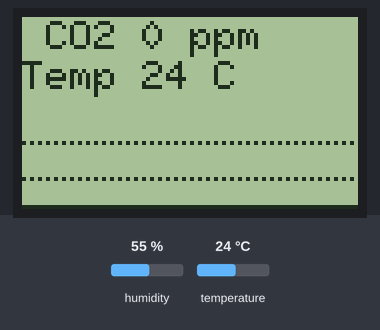
Recording of a sketch running on a simulated ESP32. Shown: 84×48 one-colour display. Inputs (shaded band) come from the test bench; at power-on: temperature 24 °C, humidity 55 %. What the sketch prints to the serial monitor is not drawn.

Above: at 7.6 s.
7.7 s: temperature set to 12 °C
At 10.3 s:
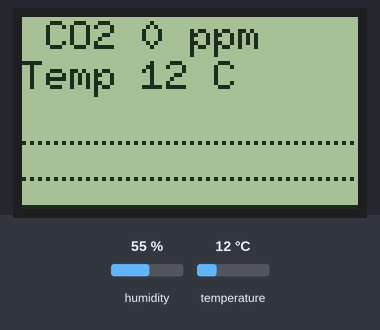
10.7 s: temperature set to 19 °C
At 11.9 s:
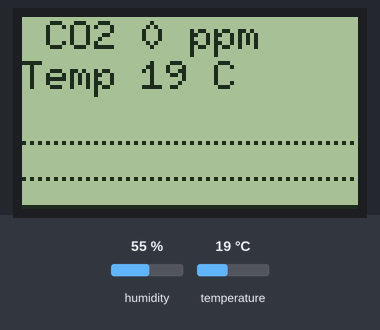
13.7 s: temperature set to 28 °C
At 16.2 s:
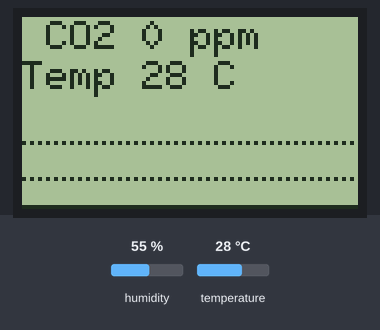
Timing chart, 0 to 17.7 s (numbered marks = the images above; inputs shaded):
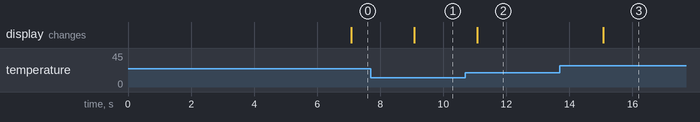

Measured:
- after the input at 7.7 s, the display: changes after 1.4 s (image 1)
- after the input at 10.7 s, the display: changes after 0.38 s (image 2)
- after the input at 13.7 s, the display: changes after 1.4 s (image 3)

The sketch:

esp32-mh-z19b-lcd-5110-with-timer-sketch.ino
```cpp
// (licence header left out)
#include <HardwareSerial.h>
#include <dht.h> //Used this library (download, zip, install to Arduino): https://github.com/RobTillaart/Arduino/tree/master/libraries/DHTstable

#include <Arduino.h>
#include <U8g2lib.h>

#ifdef U8X8_HAVE_HW_SPI
#include <SPI.h>
#endif
#ifdef U8X8_HAVE_HW_I2C
#include <Wire.h>
#endif

//pins description are above
U8G2_PCD8544_84X48_F_4W_SW_SPI display(U8G2_R0, /* clock=*/ 14, /* data=*/ 13, /* cs=*/ 15, /* dc=*/ 27, /* reset=*/ 26);  // Nokia 5110 Display
//put another display from this file: https://github.com/olikraus/u8g2/blob/master/tools/inoupdate/frame_buffer.ino
const byte DISPLAY_WIDTH = 84;
const byte DISPLAY_HEIGHT = 48;

HardwareSerial co2SensorSerial(1); // Serial #1

// CO2 sensor data structures:
byte cmd[9] = {0xFF,0x01,0x86,0x00,0x00,0x00,0x00,0x00,0x79};

/* --- Request (9 bytes) ---
 *  0xFF - Start byte
 *  0x01 - Sensor #1
 *  0x86 - Commands: Read CO2 concentration
 *  ...
 *  0x79 - "Checksum is expected in the response"
 *
 * --- Response (9 bytes) for the command 0x86 "Read CO2 concentration" ---
 *  0xFF - Start byte
 *  0x86 - Command
 *  0x** - CO2 concentration value (high byte)
 *  0x** - CO2 concentration value (low byte)
 *  ...
 *  0x** - Checksum value
 *
 * --- Other commands ---
 *  0x87 - Calibrate Zero Point (ZERO)
 *         - During the zero point calibration procedure by manual,
 *         the sensor must work in stable gas environment (400ppm) for over 20 minutes.
 *         Connect the HD pin to low level (0V) for over 7 seconds.
 *  0x88 - Calibrate Span Point (SPAN)
 *  0x79 - ON/OFF Auto CalibrationON/OFF
 *  0x99 - Detection range setting
 *
 */

//Response buffer
unsigned char co2SensorResponse[9];
const byte MH_Z19_RESPOND_START_BYTE = 0xFF;
const byte MH_Z19_RESPOND_COMMAND_READ_CO2 = 0x86;

//CO2 concentration levels
const unsigned int MIN_VALUE = 300;
const unsigned int VERY_GOOD_VALUE = 450;
const unsigned int GOOD_VALUE = 600;
const unsigned int ACCEPTABLE_VALUE = 1000;
const unsigned int MAX_VALUE = 2500;

//Display settings
unsigned int goodValueGraphValue = 0;
unsigned int acceptableValueGraphValue = 0;
const byte GRAPH_WIDTH = DISPLAY_WIDTH;
const byte GRAPH_HEIGHT = DISPLAY_HEIGHT - 20;
const unsigned int MAX_GRAPH_VALUE = 1500;
const unsigned int GRAPH_STEP = (MAX_GRAPH_VALUE - MIN_VALUE) / GRAPH_HEIGHT;
unsigned int graphData[GRAPH_WIDTH];
#define BACKCOLOR 0 // White
#define PIXELCOLOR 1  // Black
int displayHeight = DISPLAY_HEIGHT;//default - should be set in the method "initDisplay()"
byte graphSpeed = 1;
int graphDrawingCounter = 0;

//Messages
String messages[] = {"", "Very good","Good", "Acceptable","Bad","Health risk",
                     "CO2 sensor error", "No valid CO2 data",
                     "Initializing"};
const byte MSG_EMPTY = 1;
const byte MSG_VERY_GOOD = 1;
const byte MSG_GOOD = 2;
const byte MSG_ACCEPTABLE = 3;
const byte MSG_BAD = 4;
const byte MSG_HEALTH_RISK = 5;
const byte MSG_SENSOR_ERROR = 6;
const byte MSG_NO_VALID_CO2_DATA = 7;
const byte MSG_INITIALIZING = 8;

//Current state
byte currentMessageId = 0;
unsigned int currentCo2Value = 0;
int currentTempValue = 0;
int currHumidityValue = 0;

//timer
volatile int timerInterruptCount = 0;
hw_timer_t * timer = NULL;
portMUX_TYPE timerMux = portMUX_INITIALIZER_UNLOCKED;
#define CPU_CLOCK_MHz 80 //Specify the CPU clock (in MHz)
#define TIMER_DURATION_MICROSEC 2000000 //timeout between reads (in microseconds)

//Temperature and humidity sensor DH-11 (or DH-22)
dht DHT;

#define DHT11_PIN 21


void IRAM_ATTR onTimer() {
  portENTER_CRITICAL_ISR(&timerMux);
  timerInterruptCount++;
  portEXIT_CRITICAL_ISR(&timerMux);
}

void setup() {
  currentCo2Value = 0;
  currentMessageId = MSG_INITIALIZING;

  Serial.begin(115200); //Communication between ESP32 and PC
  while(!Serial){}
  Serial.println("Serial interface initialized.");

  Serial.print("Init display...");
  initDisplay();
  Serial.println(" complete.");
  invalidateDisplay();
  initGraphStructures();

  Serial.print("Init serial interface to MH-Z19...");
  delay(5000);//Give some time to the sensor for starting-up
  co2SensorSerial.begin(9600, SERIAL_8N1, 16, 17); //RX, TX - communication between ESP32 and MH-Z19
  Serial.println(" complete");

  Serial.println("INitialize timers.");
  timer = timerBegin(0, CPU_CLOCK_MHz, true);
  timerAttachInterrupt(timer, &onTimer, true);
  timerAlarmWrite(timer, TIMER_DURATION_MICROSEC, true);
  timerAlarmEnable(timer);
  Serial.println("Initialization complete.");

  byte cmd2[1] = {0x8d };
  co2SensorSerial.write(cmd2, 1);

}


void loop()
{
  processDataReadAndDisplayIfRequested();
}


void processDataReadAndDisplayIfRequested() {
  if(timerInterruptCount <= 0) {
    return;
  }

  portENTER_CRITICAL(&timerMux);
  timerInterruptCount = 0; //or decrease on 1 - to process readings as a queued requests
  portEXIT_CRITICAL(&timerMux);

  readCo2SensorValueToCo2Response();

  if(validateCo2Response()) {
    setCo2ValueAndCurrentMessage((256 * (unsigned int) co2SensorResponse[2]) + (unsigned int) co2SensorResponse[3]);
  } else {
    currentMessageId = MSG_SENSOR_ERROR;
  }

  readTemperatureAndHumidity();

  invalidateDisplay();

  printRespond();
}

void readTemperatureAndHumidity() {
  Serial.print("Read DHT11..");
  int result = DHT.read11(DHT11_PIN);
  switch (result)
  {
    case DHTLIB_OK:
    Serial.print("OK.");
    currentTempValue = DHT.temperature;
    currHumidityValue = DHT.humidity;
    break;
    case DHTLIB_ERROR_CHECKSUM:
    Serial.print("DHT checksum error");
    break;
    case DHTLIB_ERROR_TIMEOUT:
    Serial.print("DHT timeout errort");
    break;
    default:
    Serial.print("DHT unknown error");
    break;
  }
  Serial.println("H:" + String(currHumidityValue) + "; T:" + String(currentTempValue) + "°C");
}

void initGraphStructures() {
  for(byte i = 0; i < GRAPH_WIDTH; i++) {
    graphData[i] = getGraphValue(MIN_VALUE);
  }
  goodValueGraphValue = getGraphValue(GOOD_VALUE);
  acceptableValueGraphValue = getGraphValue(ACCEPTABLE_VALUE);
}

int getGraphValue(unsigned int value) {
    if(value < MIN_VALUE) {
      return 0;
    }
    if(value > MAX_GRAPH_VALUE) {
      value = MAX_GRAPH_VALUE;
    }
    return (value - MIN_VALUE) / GRAPH_STEP;
}

bool validateCo2Response() {
  byte checksum = 0;
  for (byte i = 1; i < 8; i++) {
    checksum += co2SensorResponse[i];
  }
  checksum = 0xFF - checksum;
  checksum++;
  bool valid = co2SensorResponse[0] == MH_Z19_RESPOND_START_BYTE
               && co2SensorResponse[1] == MH_Z19_RESPOND_COMMAND_READ_CO2
               && co2SensorResponse[8] == checksum;
  if(!valid) {
    Serial.println("CRC error: " + String(checksum) + "/"+ String(co2SensorResponse[8]));
  }
  return valid;
}

void readCo2SensorValueToCo2Response() {
  co2SensorSerial.write(cmd, 9);
  memset(co2SensorResponse, 0, 9);
  if(co2SensorSerial.available()) {
    co2SensorSerial.readBytes(co2SensorResponse, 9);
  }
}

void printRespond() {
  Serial.print("Respond: ");
  for(byte i = 0; i < 9; i++) {
    Serial.print(co2SensorResponse[i], HEX);
    Serial.print(" ");
  }
  Serial.println("");
}

void addValueToGraph(unsigned int value) {
  for(int i = GRAPH_WIDTH - 1; i > 0; i--) {
    graphData[i] = graphData[i - 1];//shift graph values
  }
  graphData[0] = getGraphValue(value);
}

void setCo2ValueAndCurrentMessage(unsigned int co2Value) {
  currentCo2Value = co2Value;
  addValueToGraph(co2Value);

  if (co2Value <= MIN_VALUE || co2Value > 4900) {
    currentCo2Value = 0;
    currentMessageId = MSG_NO_VALID_CO2_DATA;
  } else {
    currentCo2Value = co2Value;
    currentMessageId = getMessageByCo2Value(co2Value);
  }

  Serial.println("CO2:" + String(co2Value) + "; \"" + messages[currentMessageId] + "\"");
}

byte getMessageByCo2Value(unsigned int co2Value){
  if (co2Value < VERY_GOOD_VALUE) {
    return MSG_VERY_GOOD;
  }
  if (co2Value < GOOD_VALUE) {
    return MSG_GOOD;
  }
  if (co2Value < ACCEPTABLE_VALUE) {
    return MSG_ACCEPTABLE;
  }
  if (co2Value < MAX_VALUE) {
    return MSG_BAD;
  }
  return MSG_HEALTH_RISK;
}

void setFont() {
  display.setFont(u8g2_font_6x10_tf);
  display.setFontRefHeightExtendedText();
  display.setDrawColor(PIXELCOLOR);
  display.setFontPosTop();
  display.setFontDirection(0);
}

void drawCo2Value() {
  String co2StatusText = " CO2 " + String(currentCo2Value) + " ppm";
  char co2ValueBuff[sizeof(co2StatusText) + 1];
  String(co2StatusText).toCharArray(co2ValueBuff, sizeof(co2ValueBuff));
  display.drawStr(0, 0, co2ValueBuff);
}

void drawTempValue() {
  String text = "Temp " + String(currentTempValue) + " C";
  char textBuff[sizeof(text) + 1];
  String(text).toCharArray(textBuff, sizeof(textBuff));
  display.drawStr(0, 10, textBuff);
}

void drawHumidValue() {
  //TODO
  }

void drawMessage() {
  char msgBuff[sizeof(messages[currentMessageId]) + 1];
  messages[currentMessageId].toCharArray(msgBuff, sizeof(msgBuff));
  display.drawStr(0, 10, msgBuff);
}

void drawGraph() {
  bool dashState = false;
  for(int i = 0; i < GRAPH_WIDTH; i++) {
    byte x = GRAPH_WIDTH - 1 - i;
    display.setDrawColor(PIXELCOLOR);
    display.drawLine(x, displayHeight - 1, x, displayHeight - 1 - graphData[i]);
    display.setDrawColor(dashState ? PIXELCOLOR : BACKCOLOR);
    display.drawPixel(x, displayHeight - 1 - goodValueGraphValue);
    display.drawPixel(x, displayHeight - 1 - acceptableValueGraphValue);
    dashState = !dashState;
  }
}

void draw() {
  setFont();
  drawCo2Value();
  drawTempValue();
  drawHumidValue();
 // drawMessage();
  drawGraph();
}

void invalidateDisplay() {
  display.clearBuffer();
  draw();
  display.sendBuffer();
}

void initDisplay() {
  display.begin();
  display.setPowerSave(0); ///Not sure yet
  displayHeight = DISPLAY_HEIGHT;// quick-fix - it shoul be set from display.height();
}
```
